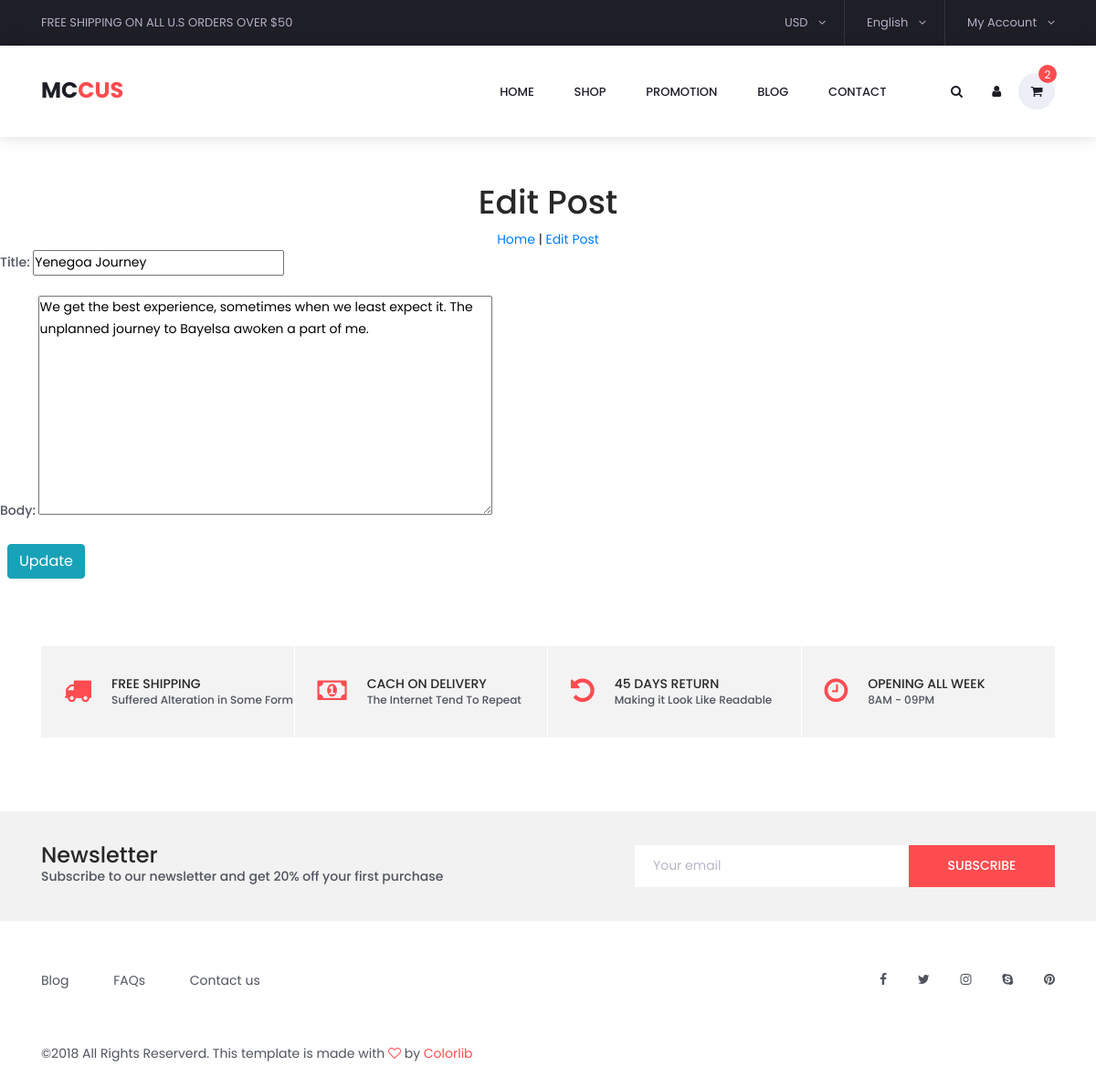
The page /blog/2/edit/ (signed in) on the database its author committed.
### blog/models.py (models this page shows, shortened)
class Post(models.Model):
    title = models.CharField(max_length=255)
    author = models.ForeignKey(
        get_user_model(),
        on_delete=models.CASCADE,
    )
    body = models.TextField()
    created_at = models.DateTimeField(auto_now_add=True)

### blog/views.py (the view)
# urls.py: path('<int:pk>/edit/', BlogUpdateView.as_view(), name='blog_edit'),
class BlogUpdateView(LoginRequiredMixin, UpdateView):
    model = Post
    fields = ('title', 'body')
    template_name = 'blog_edit.html'
    login_url = 'login'
    def dispatch(self, request, *args, **kwargs):
        obj = self.get_object()
        if obj.author != self.request.user:
            raise PermissionDenied
        return super().dispatch(request, *args, **kwargs)

### templates/blog_edit.html (shortened to what this page needs)
{% extends 'base2.html' %}
{% block content %}
        <section class="banner space-top-4">
            <div class="banner_inner d-flex align-items-center">
                <div class="container">
                    <div class="banner_content text-center">
                        <h2>Edit Post</h2>
                        <div class="page_link">
                            <a href="{% url 'home'%}">Home </a> |
                            <a href="{% url 'signup' %}">Edit Post </a>
                        </div>
                    </div>
                </div>
            </div>
            <div>
                <form action="" method="post">
                    {{ form.as_p}}
                    <button class="btn btn-info ml-2" type="submit">Update</button>
                </form>
            </div>
        </section>
{% endblock content %}

### pages/static/styles/single_styles.css (style rules this page uses)
* { margin: 0; padding: 0; }
body { font-family: 'Poppins', sans-serif; font-size: 14px; line-height: 23px; font-weight: 400; background: #FFFFFF; color: #1e1e27; }
div { display: block; position: relative; -webkit-box-sizing: border-box; -moz-box-sizing: border-box; box-sizing: border-box; }
p { font-family: 'Poppins', sans-serif; font-size: 14px; line-height: 1.7; font-weight: 500; color: #51545f; -webkit-font-smoothing: antialiased; -webkit-text-shadow: rgba(0,0,0,.01) 0 0 1px; text-shadow: rgba(0,0,0,.01) 0 0 1px; }
h2 { font-size: 36px; }
h1, h2, h3, h4, h5, h6 { font-family: 'Poppins', sans-serif; color: #282828; -webkit-font-smoothing: antialiased; -webkit-text-shadow: rgba(0,0,0,.01) 0 0 1px; text-shadow: rgba(0,0,0,.01) 0 0 1px; }
section { display: block; position: relative; box-sizing: border-box; }

### templates/blog_edit.html (style rules this page uses)
.space-top-4 { padding-top: 12.5rem; }

### rows shown on the page
Post: title "Yenegoa Journey", body "We get the best experience, sometimes when we least expect it. The unplanned journey to Bayelsa awoken a part of me."
